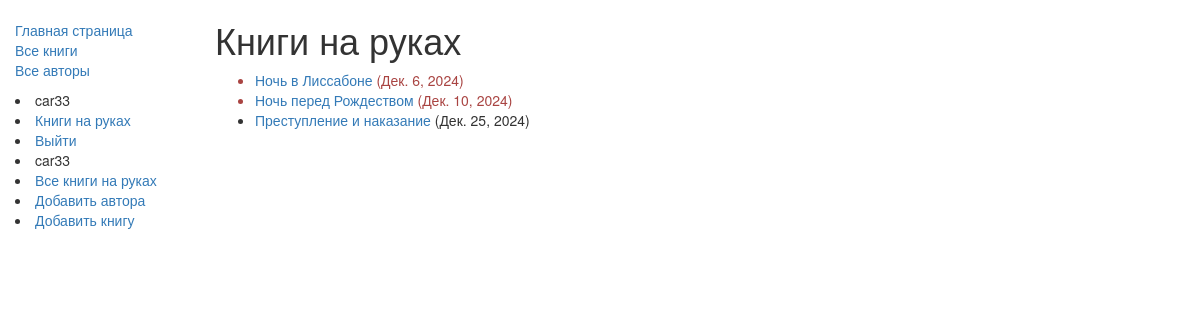
Page /catalog/mybooks/ (signed in) on the earlier database version.
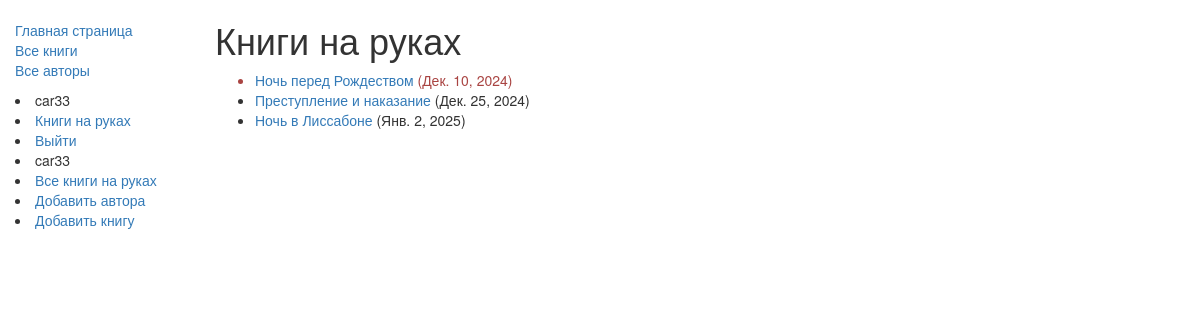
Same page on the later database version.
### catalog/models.py (models this page shows, shortened)
class BookInstance(models.Model):
    id = models.UUIDField(primary_key=True, default=uuid.uuid4,
                          help_text="Unique ID for this particular book across whole library")
    book = models.ForeignKey('Book', on_delete=models.SET_NULL, null=True)
    imprint = models.CharField(max_length=200)
    due_back = models.DateField(null=True, blank=True)
    borrower = models.ForeignKey(User, on_delete=models.SET_NULL, null=True, blank=True)
    LOAN_STATUS = (
        ('m', 'Maintenance'),
        ('o', 'On loan'),
        ('a', 'Available'),
        ('r', 'Reserved'),
    )
    status = models.CharField(max_length=1, choices=LOAN_STATUS, blank=True, default='m',
                              help_text='Book availability')
    class Meta:
        ordering = ["due_back"]
        permissions = (("can_mark_returned", "Set book as returned"),)
    @property
    def is_overdue(self):
        if self.due_back and date.today() > self.due_back:
            return True
        return False

class Book(models.Model):
    title = models.CharField(max_length=200)
    author = models.ForeignKey('Author', on_delete=models.SET_NULL, null=True)
    summary = models.TextField(max_length=1000, help_text="Enter a brief description of the book")
    isbn = models.CharField('ISBN',max_length=13, help_text='13 Character <a href="https://www.isbn-international.org/content/what-isbn">ISBN number</a>')
    genre = models.ManyToManyField(Genre, help_text="Select a genre for this book")
    def display_genre(self):
        return ', '.join([genre.name for genre in self.genre.all()[:3]])
    display_genre.short_description = 'Genre'

### catalog/views.py (the view)
class LoanedBooksByUserListView(LoginRequiredMixin,generic.ListView):
    model = BookInstance
    template_name ='catalog/bookinstance_list_borrowed_user.html'
    paginate_by = 3
    def get_queryset(self):
        return BookInstance.objects.filter(borrower=self.request.user).filter(status__exact='o').order_by('due_back')

### catalog/templates/catalog/bookinstance_list_borrowed_user.html
{% extends "base_generic.html" %}
{% block content %}
    <h1>Книги на руках</h1>
    {% if bookinstance_list %}
    <ul>
      {% for bookinst in bookinstance_list %}
      <li class="{% if bookinst.is_overdue %}text-danger{% endif %}">
        <a href="{% url 'book-detail' bookinst.book.pk %}">{{bookinst.book.title}}</a> ({{ bookinst.due_back }})
      </li>
      {% endfor %}
    </ul>
    {% else %}
      <p>Книг на руках нету.</p>
    {% endif %}
{% endblock %}

Differences in the rows shown:
changed BookInstance "Ночь в Лиссабоне": due_back "Дек. 6, 2024" → "Янв. 2, 2025"; moves down the list
